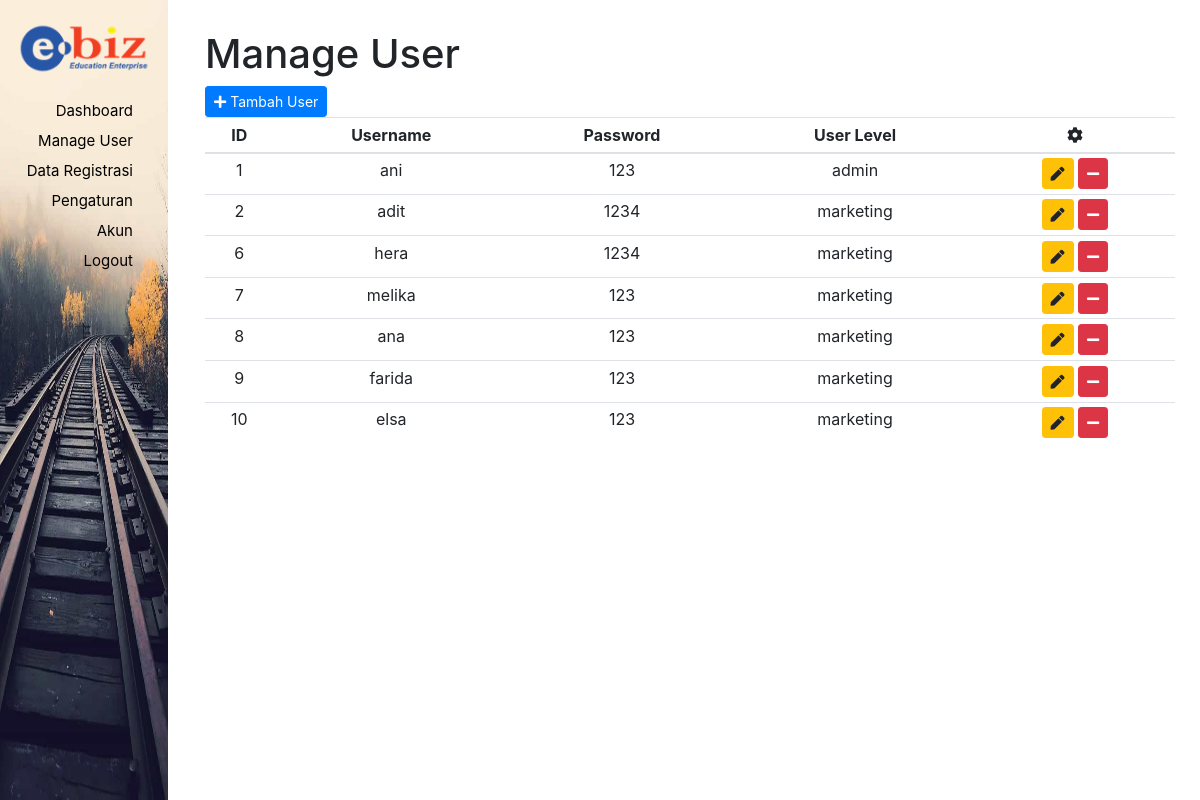
/user/admin/index.php?halaman=user-manage (signed in), run on the app's committed database.
### tables this page shows
CREATE TABLE `m_user` (
  `user_id` int(10) NOT NULL,
  `user_level` int(10) NOT NULL,
  `user_nama` varchar(100) NOT NULL,
  `user_pwd` varchar(100) NOT NULL
);

CREATE TABLE `m_level` (
  `level_id` int(10) NOT NULL,
  `level_user` text NOT NULL
);

### user/admin/user-manage.php (the view, shortened to what this page needs)
<h1>Manage User</h1>
<?php
include '../../config/koneksi.php';
$datauser = mysqli_query($koneksi , "SELECT user_id, user_nama, user_pwd, level_user, user_level from m_user INNER JOIN m_level ON user_level=level_id");
echo '<table id="tbcourse" class="table table-stripped table-hover table-sm text-center">
<thead>
  <tr>
    <th>ID</th>
    <th>Username</th>
    <th>Password</th>
    <th>User Level</th>
    <th><i class="fa fa-cog"></i></th>
  <tr>
</thead>
';
echo "<tbody>";
while ($row = mysqli_fetch_array($datauser)) {
  $id = $row['user_id'];
  $username = $row['user_nama'];
  $level = $row['level_user'];
  $password = $row['user_pwd'];
  echo "<tr>";
  echo "<td>$id</td>";
  echo "<td>$username</td>";
  echo "<td>$password</td>";
  echo "<td>$level</td>";
?>
<td>
  <button type="button" class="btn btn-warning btn-sm" data-target="#edit<?php echo $id;?>" data-toggle="modal"><i class="fa fa-pen"></i></button>
  <button type="button" class="btn btn-danger btn-sm" data-target="#delete<?php echo $id;?>" data-toggle="modal"><i class="fa fa-minus"></i></button>
</td>
<div class="modal fade" id="delete<?php echo $id;?>">
  <form action="../../fungsi/admin_manage_user.php" method="post">
    <div class="modal-dialog">
      <div class="modal-content">
        <div class="modal-body">
          <div class="alert alert-danger"> <p> Delete user "<strong><?php echo $username;?>" ? </p> </div>
        </div>
      </div>
    </div>
  </form>
</div>
<?php
}
echo "</tbody>";
?>
<div>
  <button type="button" class="btn btn-primary btn-sm" data-target="#adduser" data-toggle="modal"><i class="fa fa-plus"></i> Tambah User</button>
  <br>
</div>

### user/admin/index.php (shortened to what this page needs)
<?php
$halaman = "";
if (!isset($_GET['halaman'])) {
	$halaman = 'dashboard.php';
	$title = "Dashboard";
} else {
	switch ($_GET['halaman']) {
		case 'user-manage':
			$halaman = 'user-manage.php';
			break;
	}
}
?>
<!DOCTYPE html>
<html lang="en" dir="ltr">
	<head>
    <link rel="stylesheet" type="text/css" href="../../assets/css/bootstrap.css">
    <link rel="stylesheet" type="text/css" href="../../assets/css/fa_all.css">
    <link rel="stylesheet" type="text/css" href="../../assets/css/register.css">
	</head>
	<body>
		<div class="sidenav text-center col-sm-2">
			<div class="text-center">
				<img class="img-fluid" src="../../assets/image/logo.png" alt="Ebiz Infotama">
			</div>
			<div class="list-side">
			<ul class="nav nav-pills nav-stacked text-right" style="display:block;">
				<li class="active"><a href="index.php">Dashboard</a></li>
				<li><a href="?halaman=user-manage">Manage User</a></li>
				<li><a href="?halaman=course-info">Data Registrasi</a></li>
				<li><a href="?halaman=akun-info">Pengaturan Akun</a></li>
				<li><a href="?halaman=logout">Logout</a></li>
			</ul>
			</div>
		</div>
		<div class="main col-sm-10">
			<?php include($halaman); ?>
		</div>
	</body>
</html>

### assets/css/fa_all.css (style rules this page uses)
.fa, .fas, .far, .fal, .fab { -moz-osx-font-smoothing: grayscale; -webkit-font-smoothing: antialiased; display: inline-block; font-style: normal; font-variant: normal; text-rendering: auto; line-height: 1; }
.fa-cog:before { content: "\f013"; }
.fa-minus:before { content: "\f068"; }
.fa-pen:before { content: "\f304"; }
.fa-plus:before { content: "\f067"; }
.fa, .fas { font-family: 'Font Awesome 5 Free'; font-weight: 900; }

### assets/css/register.css (style rules this page uses)
.sidenav { height: 100%; width: 14%; position: fixed; z-index: 1; background-image: url("../image/bg2.jpg"); background-origin: initial; background-size: 100% 100%; background-repeat: no-repeat; overflow-x: hidden; padding-top: 20px; }
.sidenav a { text-decoration: none; font-size: 15px; color: black; display: block; padding-right: 20px; }
.main { margin-left: 190px; padding-top: 30px; }
ul.nav.nav-pills.nav-stacked.text-right { margin-top:20px; }
div.list-side li { line-height: 2; }

### data on the page
m_user: user_id "1", user_nama "ani", user_pwd "123", user_level.level_user "admin"
m_user: user_id "2", user_nama "adit", user_pwd "1234", user_level.level_user "marketing"
m_user: user_id "6", user_nama "hera", user_pwd "1234", user_level.level_user "marketing"
m_user: user_id "7", user_nama "melika", user_pwd "123", user_level.level_user "marketing"
m_user: user_id "8", user_nama "ana", user_pwd "123", user_level.level_user "marketing"
m_user: user_id "9", user_nama "farida", user_pwd "123", user_level.level_user "marketing"
m_user: user_id "10", user_nama "elsa", user_pwd "123", user_level.level_user "marketing"
